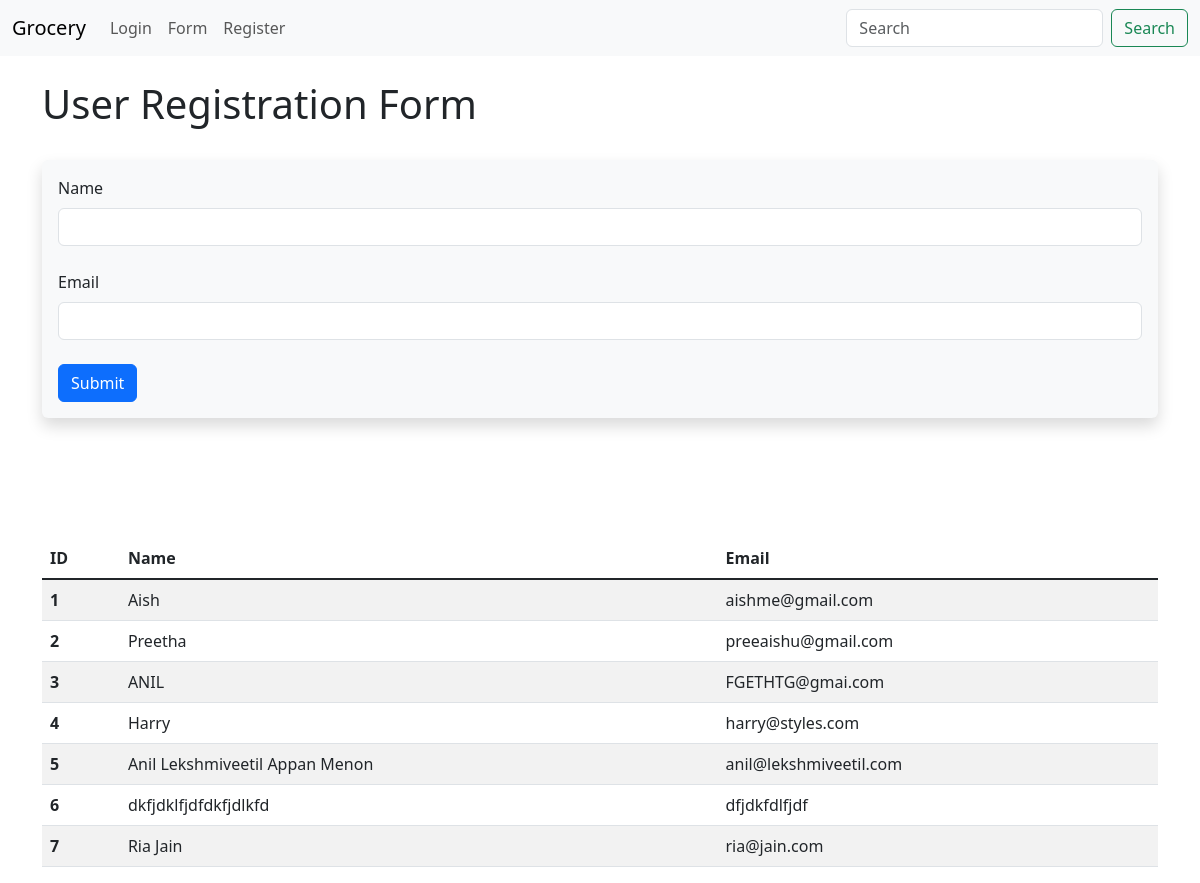
The page /user/add on the database as committed earlier.
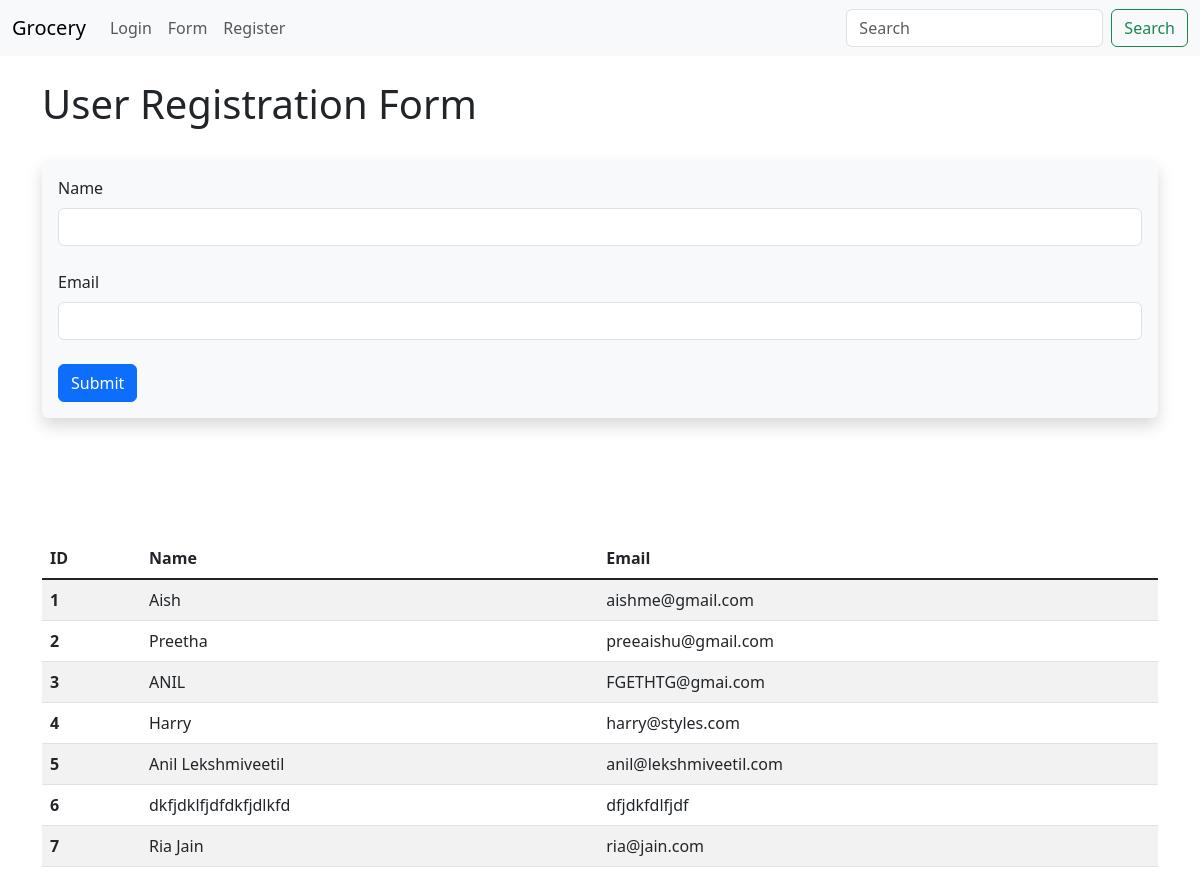
The same page on the database as committed later.
### application/models.py (models this page shows)
class User(db.Model):
    user_id = db.Column(db.Integer, primary_key=True, autoincrement=True)
    name = db.Column(db.Text, nullable=False)
    username = db.Column(db.Text, unique=True, nullable=False)
    date_added = db.Column(db.DateTime, default=datetime.utcnow)
    email = db.Column(db.Text, nullable=False)
    role = db.Column(db.Text, nullable=False)

### application/controllers.py (the view, shortened to what this page needs)
@app.route('/user/add', methods=['GET', 'POST'])
def add_user():
    name = None
    form = UserForm()
    all_users = User.query.order_by(User.date_added)
    return render_template('add_user.html',
                           form=form,
                           name=name,
                           all_users=all_users)

### application/controllers.py
class UserForm(FlaskForm):
    name = StringField("Name", validators=[DataRequired()])
    email = StringField("Email", validators=[DataRequired()])
    submit = SubmitField("Submit")

### templates/add_user.html (shortened to what this page needs)
{% extends 'base.html' %}
{% block content %}
{% if name %}
    <h1>Welcome, {{ name.split()[0].title() }}!!</h1>
    <br/><br/><br/>
<table class="table table-striped">
    <thead>
        <tr>
          <th scope="col">ID</th>
          <th scope="col">Name</th>
          <th scope="col">Email</th>
        </tr>
    </thead>
    <tbody  class="table-group-divider">
    {% for user in all_users %}
        <tr>
          <th scope="row">{{ user.user_id }}</th>
          <td>{{ user.name }}</td>
          <td>{{ user.email }}</td>
        </tr>
    {% endfor %}
    </tbody>
</table>
{% else %}
    <h1>User Registration Form</h1>
    <br/>
    <div class="shadow p-3 mb-5 bg-body-tertiary rounded">
        <form method=POST>
            {{ form.name.label(
                class="form-label") }}
            {{ form.name(
                class="form-control") }}
            <br/>
            {{ form.email.label(
                class="form-label") }}
            {{ form.email(
                class="form-control") }}
            <br/>
            {{ form.submit(class="btn btn-primary") }}
        </form>
    </div>
<br/><br/><br/>
<table class="table table-striped">
    <thead>
        <tr>
          <th scope="col">ID</th>
          <th scope="col">Name</th>
          <th scope="col">Email</th>
        </tr>
    </thead>
    <tbody  class="table-group-divider">
    {% for user in all_users %}
        <tr>
          <th scope="row">{{ user.user_id }}</th>
          <td>{{ user.name }}</td>
          <td>{{ user.email }}</td>
        </tr>
    {% endfor %}
    </tbody>
</table>
{% endif %}
{% endblock %}

### templates/base.html (shortened to what this page needs)
<!doctype html>
<html lang="en">
  <head>
    <link href="https://cdn.jsdelivr.net/npm/bootstrap@5.3.0/dist/css/bootstrap.min.css" rel="stylesheet">
  </head>
  <body>
    {% include 'navbar.html' %}
    <br/>
    <div class="container">
        {% block content %}
        {% endblock %}
    </div>
  </body>
</html>

### templates/navbar.html (shortened to what this page needs)
<nav class="navbar navbar-expand-lg bg-body-tertiary">
    <div class="container-fluid">
      <a class="navbar-brand" href="{{ url_for('index') }}">Grocery</a>
      <div class="collapse navbar-collapse" id="navbarSupportedContent">
        <ul class="navbar-nav me-auto mb-2 mb-lg-0">
          <li class="nav-item">
            <a class="nav-link" href="{{ url_for('user_login') }}">Login</a>
          </li>
          <li class="nav-item">
            <a class="nav-link" href="{{ url_for('name') }}">Form</a>
          </li>
          <li class="nav-item">
            <a class="nav-link" href="{{ url_for('add_user') }}">Register</a>
          </li>
        </ul>
        <form class="d-flex" role="search">
          <input class="form-control me-2" type="search" placeholder="Search" aria-label="Search">
          <button class="btn btn-outline-success" type="submit">Search</button>
        </form>
      </div>
    </div>
  </nav>

Rows that differ between the two databases and show on the page:
changed User "anil@lekshmiveetil.com": name "Anil Lekshmiveetil Appan Menon" → "Anil Lekshmiveetil"
